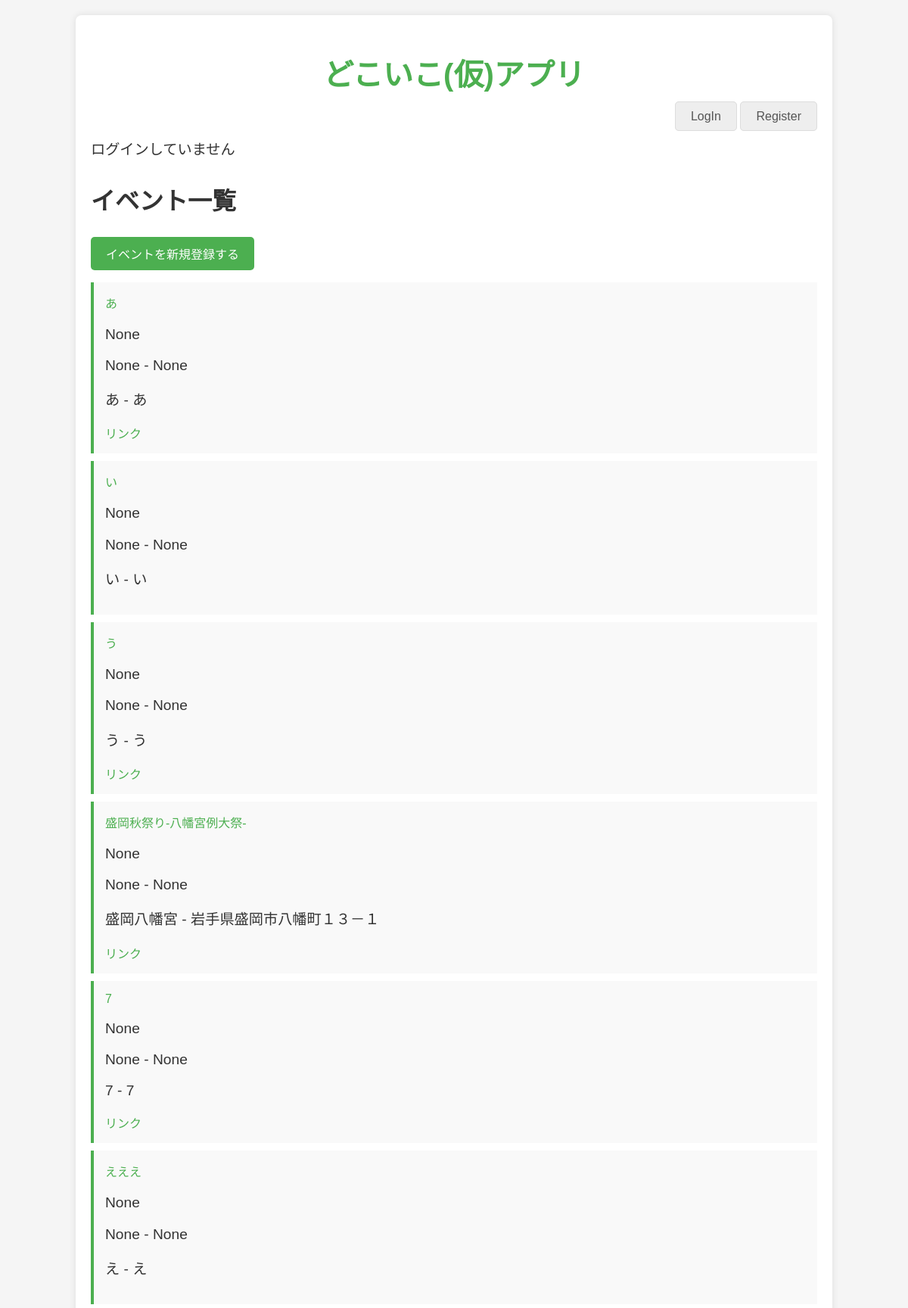
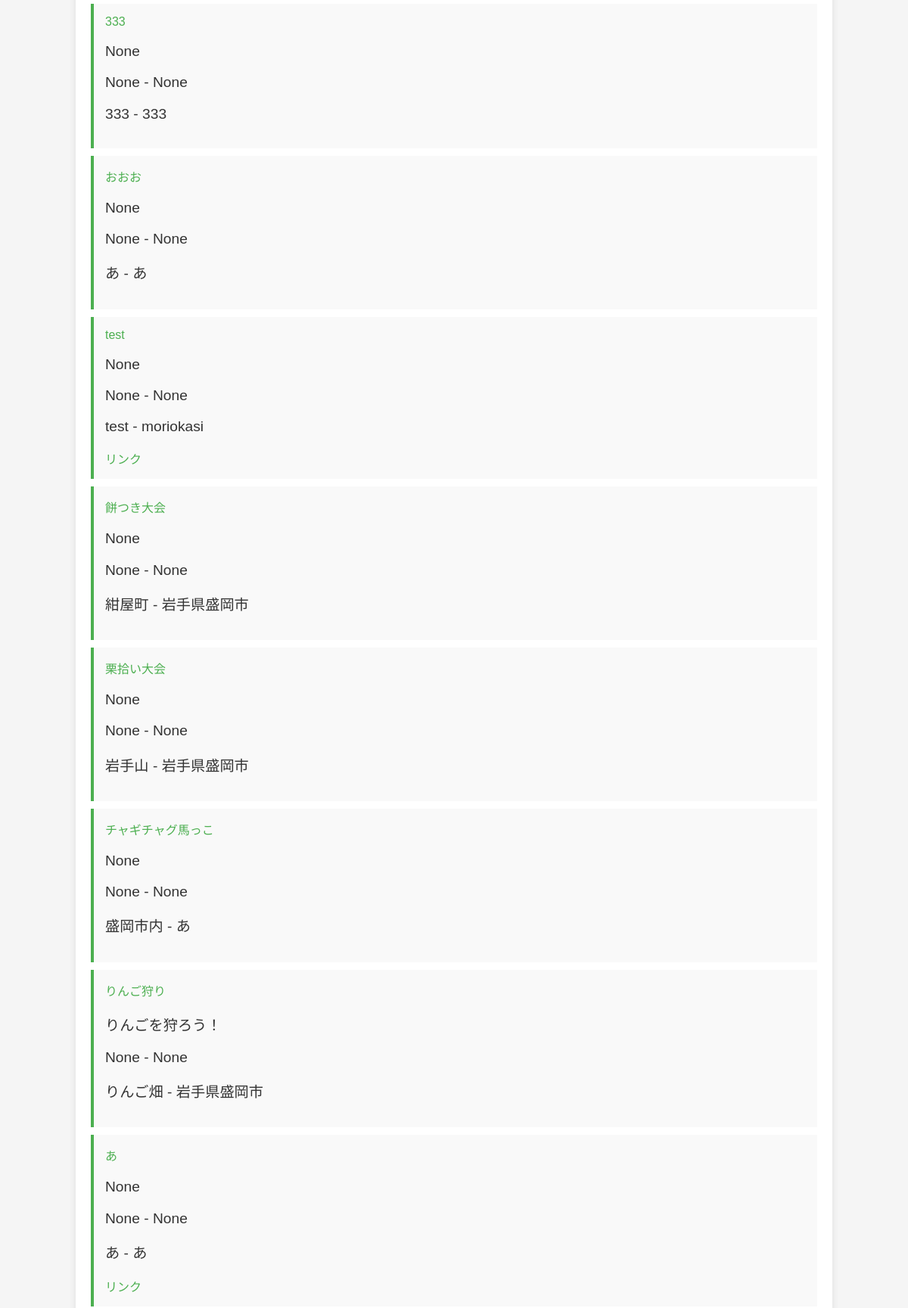
The page / (upper part) on the database its author committed (2 pictures, top to bottom).
### config.py (models this page shows, shortened)
class Event(Model):
    name = CharField()
    content = TextField(null=True)
    start_date = DateTimeField(null=True)
    end_date = DateTimeField(null=True)
    place = CharField()
    address = CharField()
    url = CharField(null=True)
    image = CharField(null=True)  # 画像ファイル名を保存するフィールド
    class Meta:
        database = db
        table_name = "events"

### app.py (the view)
@app.route("/", methods=["GET", "POST"])
def index():  # データベースからすべてのイベントを取得
    events = Event.select()
    return render_template("index.html", events=events)

### templates/index.html (shortened to what this page needs)
<!DOCTYPE html>
<html lang="ja">
<head>
</head>
<body>
    <div class="page">
        <h1><a href="{{ url_for('index') }}">どこいこ(仮)アプリ</a></h1>
        <div class="metanav">
            {% if not current_user.is_authenticated %}
                <a href="{{ url_for('user_bp.login') }}">LogIn</a>
                <a href="{{ url_for('user_bp.register') }}">Register</a>
            {% else %}
                <a href="{{ url_for('user_bp.logout') }}">LogOut</a>
            {% endif %}
        </div>
        {% if current_user.is_authenticated %}
            <p>{{ current_user.name }} さんこんにちは</p>
        {% else %}
            <p>ログインしていません</p>
        {% endif %}
        <h2>イベント一覧</h2>
        <a href="{{ url_for('create_events') }}" class="create-event">イベントを新規登録する</a>
        <ul>
            {% for event in events %}
            <li>
                <a href="{{ url_for('event_detail', event_id=event.id) }}">{{ event.name }}</a>
                <p>{{ event.content }}</p>
                <p>{{ event.start_date }} - {{ event.end_date }}</p>
                <p>{{ event.place }} - {{ event.address }}</p>
                {% if event.url %}
                    <a href="{{ event.url }}" target="_blank">リンク</a>
                {% endif %}
            </li>
            {% endfor %}
        </ul>
    </div>
</body>
</html>

### templates/index.html (style rules this page uses)
body { font-family: 'Arial', sans-serif; background-color: #f5f5f5; margin: 0; padding: 0; }
.page { width: 80%; margin: 20px auto; padding: 20px; background-color: #fff; box-shadow: 0 0 10px rgba(0, 0, 0, 0.1); border-radius: 8px; }
h1 { font-size: 2.5em; color: #4CAF50; text-align: center; margin-bottom: 20px; }
.metanav { text-align: right; margin-bottom: 10px; }
.metanav a { color: #555; text-decoration: none; padding: 10px 20px; border: 1px solid #ddd; border-radius: 5px; background-color: #eee; transition: background-color 0.3s; }
p { font-size: 1.2em; color: #333; }
h2 { font-size: 2em; margin-top: 30px; color: #333; }
a { color: #4CAF50; text-decoration: none; }
ul { list-style: none; padding: 0; }
li { background-color: #f9f9f9; margin-bottom: 10px; padding: 15px; border-left: 4px solid #4CAF50; transition: background-color 0.3s; }
.create-event { display: inline-block; padding: 10px 20px; background-color: #4CAF50; color: #fff; text-decoration: none; border-radius: 5px; transition: background-color 0.3s; }

### rows shown on the page
Event: name "あ", content "None", start_date "None", end_date "None", place "あ", address "あ"
Event: name "い", content "None", start_date "None", end_date "None", place "い", address "い"
Event: name "う", content "None", start_date "None", end_date "None", place "う", address "う"
Event: name "盛岡秋祭り-八幡宮例大祭-", content "None", start_date "None", end_date "None", place "盛岡八幡宮", address "岩手県盛岡市八幡町１３－１"
Event: name "7", content "None", start_date "None", end_date "None", place "7", address "7"
Event: name "えええ", content "None", start_date "None", end_date "None", place "え", address "え"
Event: name "333", content "None", start_date "None", end_date "None", place "333", address "333"
Event: name "おおお", content "None", start_date "None", end_date "None", place "あ", address "あ"
Event: name "test", content "None", start_date "None", end_date "None", place "test", address "moriokasi"
Event: name "餅つき大会", content "None", start_date "None", end_date "None", place "紺屋町", address "岩手県盛岡市"
Event: name "栗拾い大会", content "None", start_date "None", end_date "None", place "岩手山", address "岩手県盛岡市"
Event: name "チャギチャグ馬っこ", content "None", start_date "None", end_date "None", place "盛岡市内", address "あ"
Event: name "りんご狩り", content "りんごを狩ろう！", start_date "None", end_date "None", place "りんご畑", address "岩手県盛岡市"
Event: name "あ", content "None", start_date "None", end_date "None", place "あ", address "あ"
